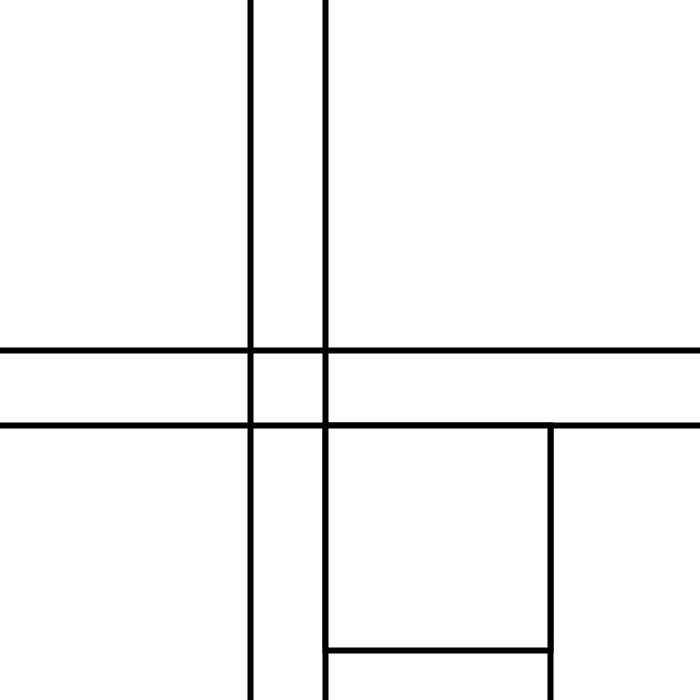
Frame 1 (no input)
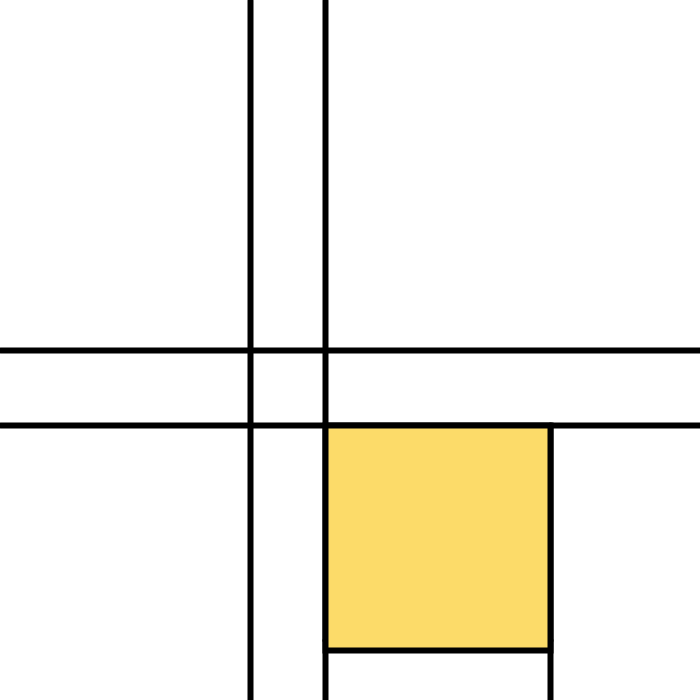
Frame 60 (the mouse pressed at the canvas centre just before this capture)
Frame 120 (the mouse held since frame 60 and released just before this capture): identical to frame 60, image omitted

The Processing sketch that drew these frames (run headless with seeded random() and noise(); from frame 60 on, the mouse is pressed at the canvas centre):

// Processing sketch: a1r1_240206a_LinePiece
// ── a1r1_240206a_LinePiece.pde
/*
Composition with Double Lines and Yellow (unfinished)
 Piet Mondrian
 1934
 https://www.metmuseum.org/art/collection/search/665942
 */


void setup() {
  size(700, 700);
}

void draw() {
  background(255);

  strokeWeight(6);

  // The most upper horizontal line is going to be drawn first
  line(0, 350, width, 350);
  // The second horizontal line will be drawn an inch bellow
  line(0, 425, width, 425);
  // The third horizontal line will be drawn an 2 inches bellow
  line(325, 640, 550, 640);

  // Now the first vertical line is going to be before the halfway mark but after the 25%
  line(250, 0, 250, 900);
  // The second vertical line goes top to bottom bottom but this one closes one side of the square
  line(325, 0, 325, 900);
  // The third vertical line closes the other ide of the square
  line(550, 425, 550, 900);
  // Now, I put a square in position
  square(325, 425, 225);
  color(350, 425, 215);
  fill(#fcdb69);
}
